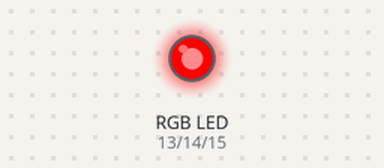
Recording of a sketch running on a simulated Arduino Uno, built with avr-gcc and run on an emulated ATmega328P. On the bench: an RGB LED mixed from three pins (HIGH = lit).

Above: at 0.5 s.
At 1.5 s:
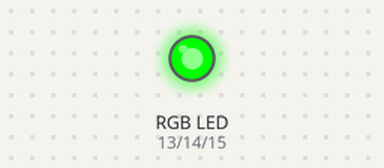
At 5.5 s:
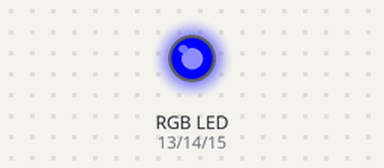
Timing chart, 0 to 6.9 s (numbered marks = the images above):
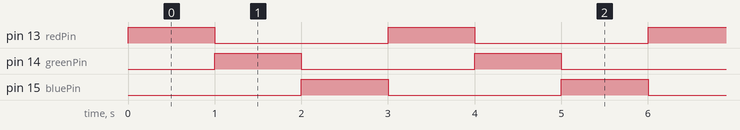

Measured:
- by itself, pin 13 (redPin), pin 14 (greenPin), pin 15 (bluePin): alternates HIGH for 1.0 s and LOW for 2.0 s
- by itself, everything shown: repeats every 3.0 s, in 3 steps

The sketch:

Test_RGBLED.ino
```cpp
int redPin= 13;
int greenPin =14;
int bluePin = 15;

void setup() {

  pinMode(redPin, OUTPUT);
  pinMode(greenPin, OUTPUT);
  pinMode(bluePin, OUTPUT);

}

void loop() {

  setColor(1, 0, 0); // Red Color
  delay(1000);
  setColor(0, 1, 0); // Green Color
  delay(1000);
  setColor(0, 0, 1); // Blue Color
  delay(1000);

}

void setColor(int redValue, int greenValue, int blueValue) {

  digitalWrite(redPin, redValue);
  digitalWrite(greenPin, greenValue);
  digitalWrite(bluePin, blueValue);

}
```
